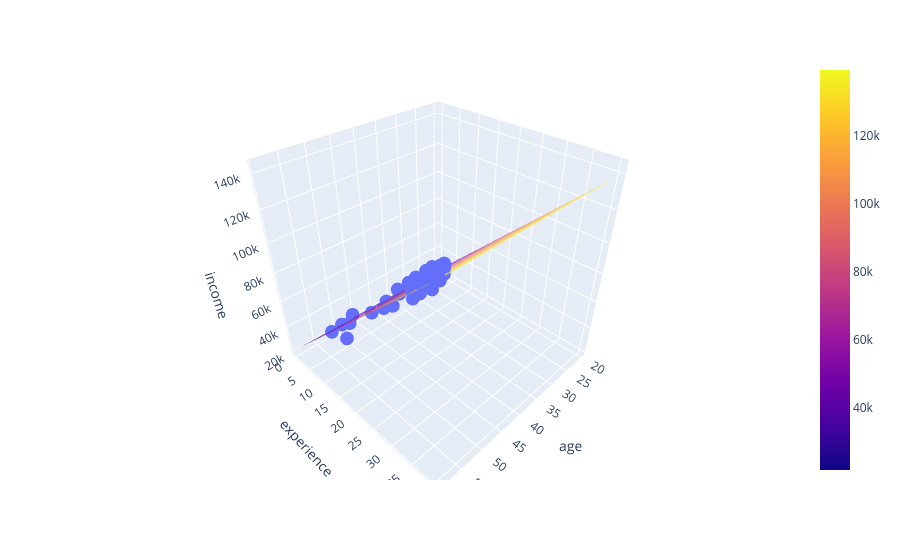

Here is the notebook cell this chart was saved with:
### Markdown cell above
**PLOTTING PLANE WHICH IS OUR FINAL RESULT LIKE LINE IN SIMPLE LR**

### Code cell
# create grid
x = np.linspace(inc['age'].min(), inc['age'].max(), 10)
y = np.linspace(inc['experience'].min(), inc['experience'].max(), 10)

xGrid, yGrid = np.meshgrid(x, y)

# create feature matrix
final = np.vstack((xGrid.ravel(), yGrid.ravel())).T

# predict values
z = lr.predict(final).reshape(10,10)

# scatter plot
fig = px.scatter_3d(inc, x='age', y='experience', z='income')

# regression plane
fig.add_trace(go.Surface(x=xGrid, y=yGrid, z=z, opacity=0.6))

fig.show()
